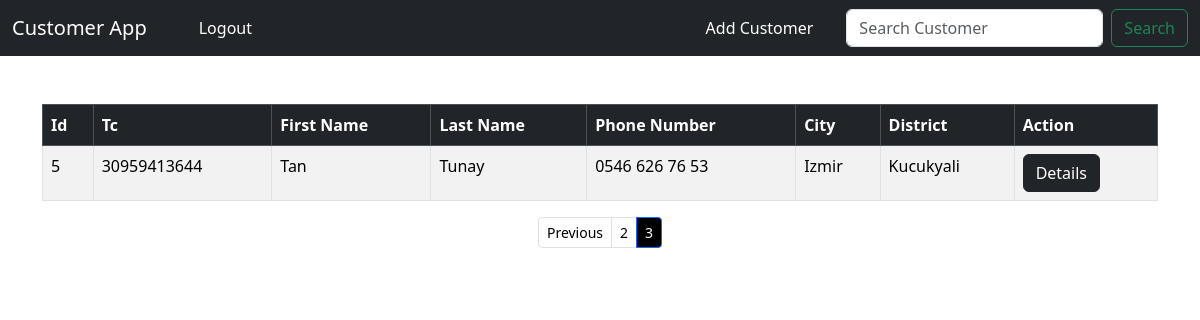
/?page=3 (signed in), run on the app's committed database.
### crm/models.py (models this page shows, shortened)
class Customer(models.Model):
    created_at = models.DateTimeField(auto_now_add=True)
    tc_no = models.IntegerField(editable=True, validators=[
        RegexValidator(r'^[1-9]{1}[0-9]{9}[02468]{1}$', message="Invalid Tc No ", code="invalid_number")], unique=True)
    first_name = models.CharField(max_length=50, editable=True)
    last_name =  models.CharField(max_length=50, editable=True)
    phone = models.CharField(max_length=15, editable=True)
    city =  models.CharField(max_length=50, editable=True)
    district =  models.CharField(max_length=50, editable=True)

### crm/views.py (the view)
# urls.py: path("", views.home, name="home"),
def home(request):
    if request.method == 'POST':
        username = request.POST['username']
        password = request.POST['password']
        user = authenticate(request, username=username, password=password)
        if user is not None:
            login(request, user)
            messages.success(request, "You have been logged in!")
            return redirect('home')
        else :
            messages.error(request, "There was an error! Please check your password or username!")
            return redirect('home')
    else :
        p = Paginator(Customer.objects.all().order_by('-created_at'), 5)
        page = request.GET.get('page')
        customers = p.get_page(page)
        return render(request, 'home.html', {'customers' : customers})

### crm/templates/home.html (shortened to what this page needs)
{% extends 'base.html' %}
{% block content %}
    {% if user.is_authenticated %}
        <table class="table table-striped table-hover table-bordered">
          <thead class="table-dark" >
            <tr >
              <th scope="col">Id</th>
              <th scope="col">Tc</th>
              <th scope="col">First Name</th>
              <th scope="col">Last Name</th>
              <th scope="col">Phone Number</th>
              <th scope="col">City</th>
              <th scope="col">District</th>
              <th scope="col">Action</th>
            </tr>
          </thead>
          <tbody>
              {% if customers %}
                {% for customer in customers %}
                    <tr>
                      <td>{{ customer.id }}</td>
                      <td>{{ customer.tc_no }}</td>
                      <td>{{ customer.first_name }}</td>
                      <td>{{ customer.last_name }}</td>
                      <td>{{ customer.phone }}</td>
                      <td>{{ customer.city }}</td>
                      <td>{{ customer.district }}</td>
                      <td><a href="{% url 'customer' customer.id %}" class="btn btn-dark">Details</a></td>
                    </tr>
                {% endfor %}
              {% endif %}
          </tbody>
        </table>
          <nav aria-label="Page navigation example">
            <ul class="pagination justify-content-center pagination-sm">
              {% if customers.has_previous %}
                <li class="page-item " ><a class="page-link" style="color: black;" href="?page={{ customers.previous_page_number }}">Previous</a></li>
                <li class="page-item "><a class="page-link" style="color: black;" href="?page={{ customers.previous_page_number }}">{{ customers.previous_page_number }}</a></li>
              {% endif %}
                <li class="page-item active">
                  <span class="page-link" style="color: white; background-color: black;">
                    {{ customers.number }}
                  </span>
                </li>
            </ul>
          </nav>
    {% endif %}
{% endblock content %}

### data on the page
Customer: id "5", tc_no "30959413644", first_name "Tan", last_name "Tunay", phone "0546 626 76 53", city "Izmir", district "Kucukyali"

### other printed values
{{ customers.previous_page_number }} "2"
{{ customers.number }} "3"
